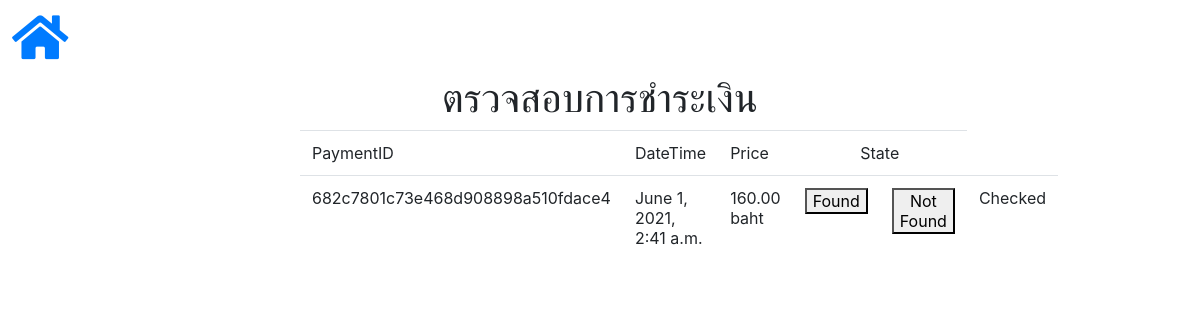
Before: /adminsite/checkpayment/ (signed in) with the older database file.
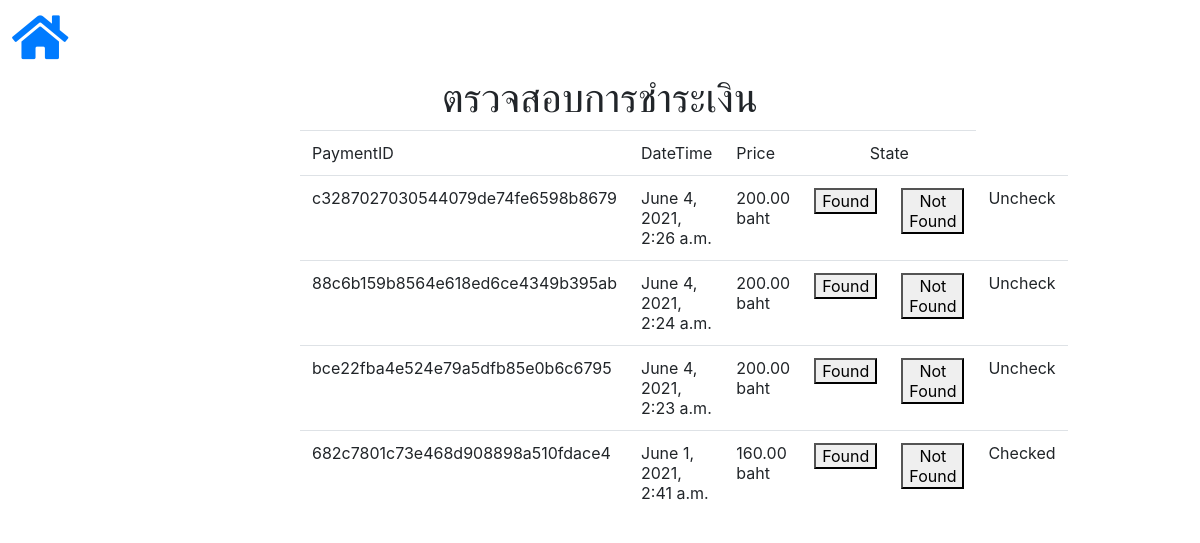
After: the same page with the newer database file.
### booking/models.py (models this page shows)
class Payment(models.Model):
    class Meta:
        db_table = 'bcb_payment'
    paymentid = models.CharField(max_length=32, unique=True)
    timestamp = models.DateTimeField(
        default=timezone.now)
    pay = models.DecimalField(max_digits=10, decimal_places=2)
    member = models.ForeignKey(
        Member, on_delete=models.CASCADE, null=True, db_constraint=False)
    group = models.ForeignKey(
        Group, on_delete=models.CASCADE, null=True, db_constraint=False)
    is_checked = models.BooleanField(default=False)
    is_founded = models.BooleanField(default=True)

### adminsite/views.py (the view, shortened to what this page needs)
# urls.py: path('checkpayment/', views.CheckPayment.as_view(), name='check_payment'),
class CheckPayment(PermissionRequiredMixin, View):
    permission_required = 'is_staff'
    login_url = '/adminsite/login/'
    def get(self, request):
        q_payment = booking_models.Payment.objects.all().order_by('is_checked', '-timestamp')
        return render(request, 'adminsite/check_payment.html', {'form': q_payment})

### func/disable.py (called while the page is built)
    def process_request(self, request):
        setattr(request, '_dont_enforce_csrf_checks', True)

### template/adminsite/check_payment.html (shortened to what this page needs)
{% extends 'adminsite/base_admin.html' %}
{% load crispy_forms_tags %}
{% block content %}
<h1>ตรวจสอบการชำระเงิน</h1>
<form action="{% url 'check_payment' %}" method="POST">
    <table class="table">
        <tr>
            <td>PaymentID</td>
            <td>DateTime</td>
            <td>Price</td>
            <td colspan="2"><center/>State</td>
        </tr>
        {% for payment in form %}
        <tr>
            <td>
                {{ payment.paymentid }}
            </td>
            <td>
                {{ payment.timestamp }}
            </td>
            <td>
                {{ payment.pay }} baht
            </td>
            <td>
                    <button type="submit" formmethod="post" name="found" value="{{ payment.paymentid }}">Found</button>
            </td>
            <td>
                    <button type="submit" formmethod="post" name="not_found" value="{{ payment.paymentid }}">Not Found</button>
            </td>
            <td>
                {% if not payment.is_checked %}
                    Uncheck
                {% else %}
                    Checked
                {% endif %}
            </td>
        </tr>
        {% endfor %}
    </table>
</form>
{% endblock %}

Changed rows visible on the page:
added Payment: paymentid "c3287027030544079de74fe6598b8679", timestamp "June 4, 2021, 2:26 a.m.", pay "200.00", is_checked "Uncheck"
added Payment: paymentid "88c6b159b8564e618ed6ce4349b395ab", timestamp "June 4, 2021, 2:24 a.m.", pay "200.00", is_checked "Uncheck"
added Payment: paymentid "bce22fba4e524e79a5dfb85e0b6c6795", timestamp "June 4, 2021, 2:23 a.m.", pay "200.00", is_checked "Uncheck"
